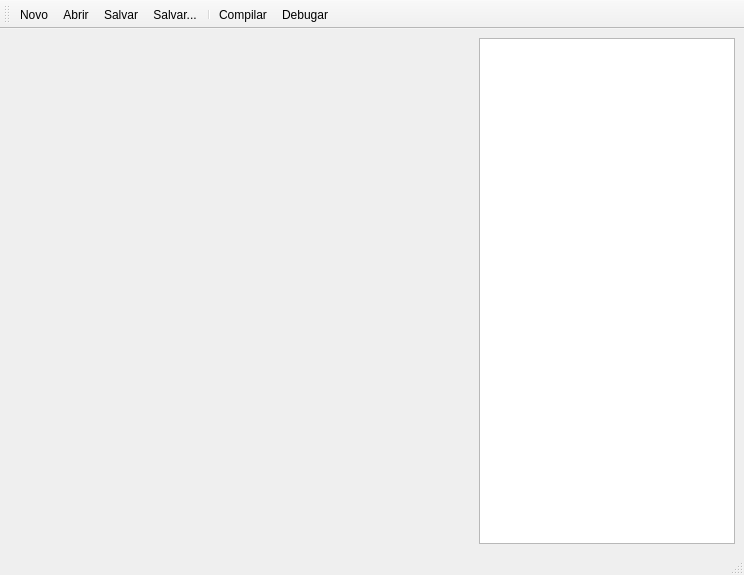
<?xml version="1.0" encoding="UTF-8"?>
<ui version="4.0">
 <class>MainWindow</class>
 <widget class="QMainWindow" name="MainWindow">
  <property name="geometry">
   <rect>
    <x>0</x>
    <y>0</y>
    <width>744</width>
    <height>575</height>
   </rect>
  </property>
  <property name="windowTitle">
   <string>Debugres</string>
  </property>
  <property name="windowIcon">
   <iconset>
    <normaloff>icone.ico</normaloff>icone.ico</iconset>
  </property>
  <property name="inputMethodHints">
   <set>Qt::ImhNone</set>
  </property>
  <property name="toolButtonStyle">
   <enum>Qt::ToolButtonTextUnderIcon</enum>
  </property>
  <widget class="QWidget" name="centralwidget">
   <property name="sizePolicy">
    <sizepolicy hsizetype="Expanding" vsizetype="Expanding">
     <horstretch>0</horstretch>
     <verstretch>0</verstretch>
    </sizepolicy>
   </property>
   <layout class="QGridLayout" name="gridLayout">
    <item row="0" column="0">
     <widget class="QsciScintilla" name="editor">
      <property name="acceptDrops">
       <bool>false</bool>
      </property>
      <property name="toolTip">
       <string/>
      </property>
      <property name="whatsThis">
       <string/>
      </property>
      <property name="layoutDirection">
       <enum>Qt::LeftToRight</enum>
      </property>
      <property name="autoFillBackground">
       <bool>false</bool>
      </property>
     </widget>
    </item>
    <item row="0" column="1">
     <widget class="QColumnView" name="columnView">
      <property name="sizePolicy">
       <sizepolicy hsizetype="Fixed" vsizetype="Expanding">
        <horstretch>0</horstretch>
        <verstretch>0</verstretch>
       </sizepolicy>
      </property>
     </widget>
    </item>
   </layout>
  </widget>
  <widget class="QStatusBar" name="statusbar"/>
  <widget class="QToolBar" name="toolBar">
   <property name="sizePolicy">
    <sizepolicy hsizetype="Preferred" vsizetype="Fixed">
     <horstretch>0</horstretch>
     <verstretch>0</verstretch>
    </sizepolicy>
   </property>
   <property name="sizeIncrement">
    <size>
     <width>0</width>
     <height>0</height>
    </size>
   </property>
   <property name="baseSize">
    <size>
     <width>0</width>
     <height>0</height>
    </size>
   </property>
   <property name="windowTitle">
    <string>toolBar</string>
   </property>
   <property name="toolButtonStyle">
    <enum>Qt::ToolButtonTextUnderIcon</enum>
   </property>
   <attribute name="toolBarArea">
    <enum>TopToolBarArea</enum>
   </attribute>
   <attribute name="toolBarBreak">
    <bool>false</bool>
   </attribute>
   <addaction name="actionNovo"/>
   <addaction name="actionAbrir"/>
   <addaction name="actionSalvar"/>
   <addaction name="actionSalvarComo"/>
   <addaction name="separator"/>
   <addaction name="actionCompilar"/>
   <addaction name="actionDebugar"/>
  </widget>
  <action name="actionNovo">
   <property name="icon">
    <iconset resource="icons.qrc">
     <normaloff>:/imagens/filenew-256.png</normaloff>:/imagens/filenew-256.png</iconset>
   </property>
   <property name="text">
    <string>Novo</string>
   </property>
   <property name="iconText">
    <string>Novo</string>
   </property>
   <property name="toolTip">
    <string>Novo(Ctrl+N)</string>
   </property>
   <property name="shortcut">
    <string>Ctrl+N</string>
   </property>
  </action>
  <action name="actionAbrir">
   <property name="icon">
    <iconset resource="icons.qrc">
     <normaloff>:/imagens/fileopen-256.png</normaloff>:/imagens/fileopen-256.png</iconset>
   </property>
   <property name="text">
    <string>Abrir</string>
   </property>
   <property name="toolTip">
    <string>Abrir(Ctrl+A)</string>
   </property>
   <property name="shortcut">
    <string>Ctrl+A</string>
   </property>
  </action>
  <action name="actionSalvar">
   <property name="icon">
    <iconset resource="icons.qrc">
     <normaloff>:/imagens/filesave-256.png</normaloff>:/imagens/filesave-256.png</iconset>
   </property>
   <property name="text">
    <string>Salvar</string>
   </property>
   <property name="toolTip">
    <string>Salvar(Ctrl+S)</string>
   </property>
   <property name="shortcut">
    <string>Ctrl+S</string>
   </property>
  </action>
  <action name="actionSalvarComo">
   <property name="icon">
    <iconset resource="icons.qrc">
     <normaloff>:/imagens/filesaveas-256.png</normaloff>:/imagens/filesaveas-256.png</iconset>
   </property>
   <property name="text">
    <string>SalvarComo</string>
   </property>
   <property name="iconText">
    <string>Salvar...</string>
   </property>
   <property name="toolTip">
    <string>Salvar Como(Ctrl+B)</string>
   </property>
   <property name="shortcut">
    <string>Ctrl+B</string>
   </property>
  </action>
  <action name="actionCompilar">
   <property name="icon">
    <iconset resource="icons.qrc">
     <normaloff>:/imagens/artsbuilderexecute-256.png</normaloff>:/imagens/artsbuilderexecute-256.png</iconset>
   </property>
   <property name="text">
    <string>Compilar</string>
   </property>
   <property name="toolTip">
    <string>Compilar(F9)</string>
   </property>
   <property name="shortcut">
    <string>F9</string>
   </property>
  </action>
  <action name="actionDebugar">
   <property name="icon">
    <iconset resource="icons.qrc">
     <normaloff>:/imagens/compfile-256.png</normaloff>:/imagens/compfile-256.png</iconset>
   </property>
   <property name="text">
    <string>Debugar</string>
   </property>
   <property name="toolTip">
    <string>Debugar(F8)</string>
   </property>
   <property name="shortcut">
    <string>F8</string>
   </property>
  </action>
 </widget>
 <customwidgets>
  <customwidget>
   <class>QsciScintilla</class>
   <extends>QFrame</extends>
   <header>Qsci/qsciscintilla.h</header>
   <container>1</container>
  </customwidget>
 </customwidgets>
 <resources>
  <include location="icons.qrc"/>
 </resources>
 <connections/>
</ui>
